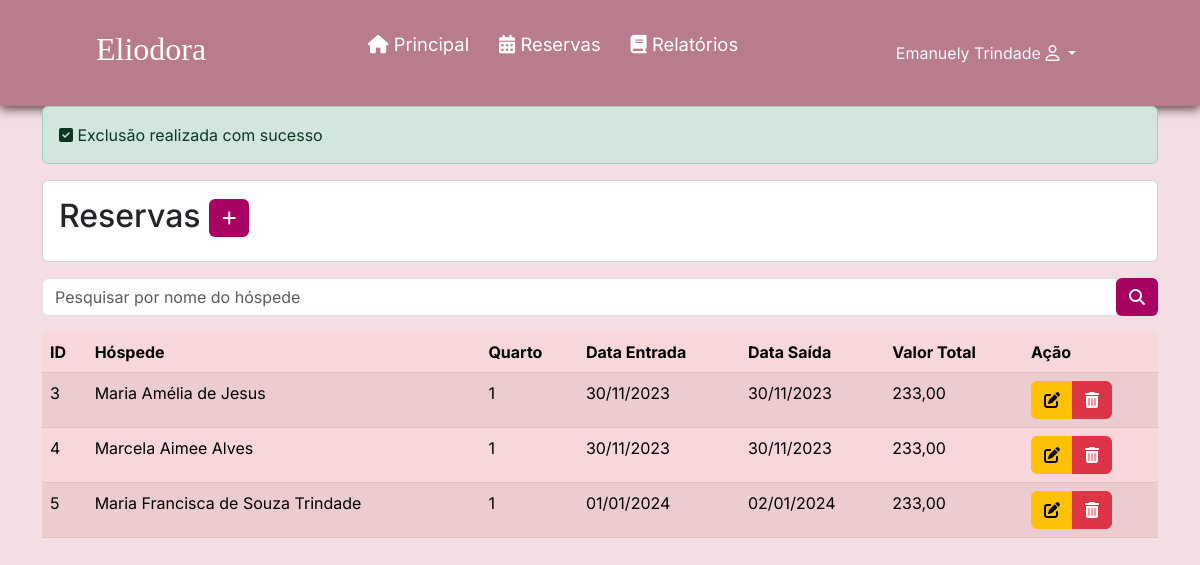
Screenshot of /listarReserva.php?id=3 (signed in) with the database file from the repository.
### tables this page shows
CREATE TABLE `reserva` (
  `id` int(11) NOT NULL,
  `status` int(11) NOT NULL DEFAULT 1,
  `dataEntrada` date NOT NULL,
  `dataSaida` date NOT NULL,
  `valorTotalReserva` double(11,2) NOT NULL,
  `quantHospede` int(1) NOT NULL,
  `observacao` varchar(200) NOT NULL,
  `formaPagamento` varchar(45) NOT NULL,
  `id_hospede` int(11) DEFAULT NULL,
  `id_quarto` int(11) DEFAULT NULL,
  `id_funcionario` int(11) DEFAULT NULL,
  `datacadastro` datetime NOT NULL DEFAULT current_timestamp()
);

CREATE TABLE `hospede` (
  `id` int(11) NOT NULL,
  `nome` varchar(100) NOT NULL,
  `cpf` varchar(15) NOT NULL,
  `dataNascimento` date NOT NULL,
  `genero` varchar(1) NOT NULL,
  `estado` varchar(100) NOT NULL,
  `cidade` varchar(100) NOT NULL,
  `bairro` varchar(100) NOT NULL,
  `endereco` varchar(100) NOT NULL,
  `numeroEndereco` int(11) NOT NULL,
  `cep` varchar(15) NOT NULL,
  `email` varchar(45) NOT NULL,
  `telefone` varchar(20) NOT NULL,
  `contatoEmergencia` varchar(20) NOT NULL
);

CREATE TABLE `quarto` (
  `id` int(11) NOT NULL,
  `status` varchar(3) NOT NULL,
  `numero` int(11) NOT NULL,
  `tipo` varchar(8) NOT NULL,
  `capacidade` int(45) NOT NULL,
  `valorDiaria` double(11,2) NOT NULL
);

### listarReserva.php (the view, shortened to what this page needs)
<?php
require_once("verificaAutenticacao.php");
require_once("conexao.php");
if (isset($_GET['id'])) {
  $sql = "delete from reserva where id = " . $_GET['id'];
  mysqli_query($conexao, $sql);
  $mensagem = "Exclusão realizada com sucesso";
}
$V_WHERE = " ";
$sql = "select reserva.*, hospede.nome as hospede_nome, quarto.numero as quarto_numero
 from reserva
 left join hospede on hospede.id = reserva.id_hospede
 left join quarto on quarto.id = reserva.id_quarto
 WHERE 1 = 1 " . $V_WHERE;
$resultado = mysqli_query($conexao, $sql);
?>
<?php require_once("cabecalho.php"); ?>
<div class="container">
  <?php if (isset($mensagem)) { ?>
    <div class="alert alert-success" role="alert">
      <i class="fa-solid fa-square-check"></i>
      <?= $mensagem ?>
    </div>
  <?php } ?>
  <div class="card mt-3 mb-3">
    <div class="card-body">
      <h2 class="card-title">Reservas
        <a href="cadastrarReserva.php" class="btn btn-sn" style="background-color: #a70162; color: #fff;"><i
            class="fa-solid fa-plus"></i>
        </a>
      </h2>
    </div>
  </div>
  <form method="post">
    <div class="input-group mb-3">
      <input type="text" name="hospede_nome" id="id_hospede" class="form-control"
        placeholder="Pesquisar por nome do hóspede" aria-label="Recipient's username" aria-describedby="basic-addon2">
      <div class="input-group-append">
        <button name="pesquisar" class="btn" style="background-color: #a70162; color: #fff;" type="submit"><i
            class="fa-solid fa-magnifying-glass"></i> </button>
  </form>
</div>
<div class="table-responsive">
  <table class="table table-danger table-striped">
    <thead>
      <tr>
        <th scope="col">ID</th>
        <th scope="col">Hóspede</th>
        <th scope="col">Quarto</th>
        <th scope="col">Data Entrada</th>
        <th scope="col">Data Saída</th>
        <th scope="col">Valor Total</th>
        <th scope="col">Ação</th>
      </tr>
    </thead>
    <tbody>
      <?php while ($linha = mysqli_fetch_array($resultado)) { ?>
        <tr>
          <td>
            <?= $linha['id'] ?>
          <td>
            <?= $linha['hospede_nome'] ?>
          </td>
          <td>
            <?= $linha['quarto_numero'] ?>
          </td>
          <td>
            <?= date('d/m/Y', strtotime($linha['dataEntrada'])) ?>
          </td>
          <td>
            <?php
            if (isset($linha['dataSaida'])) {
              echo date('d/m/Y', strtotime($linha['dataSaida']));
            }
            ?>
          </td>
          <td>
            <?= number_format($linha['valorTotalReserva'], 2, ',', '.') ?>
          </td>
          <td>
            <div class="btn-group">
              <a href="alterarReserva.php?id=<?= $linha['id'] ?>" class="btn btn-warning">
                <i class="fa-solid fa-pen-to-square"></i>
              </a>
              <a href="listarReserva.php?id=<?= $linha['id'] ?>" class="btn btn-danger"
                onclick="return confirm('Confirma exclusão')">
                <i class="fa-solid fa-trash-can"></i>
              </a>
            </div>
          </td>
        </tr>
      <?php } ?>
    </tbody>
  </table>
</div>
</body>
</html>

### css/style.css (style rules this page uses)
* { padding: 0; margin: 0; font-family: 'Inter', sans-serif; }
body { background-color: #f4dde3; }

### rows the page displays
reserva: id "3", id_hospede.nome "Maria Amélia de Jesus", id_quarto.numero "1", dataEntrada "30/11/2023", dataSaida "30/11/2023", valorTotalReserva "233,00"
reserva: id "4", id_hospede.nome "Marcela Aimee Alves", id_quarto.numero "1", dataEntrada "30/11/2023", dataSaida "30/11/2023", valorTotalReserva "233,00"
reserva: id "5", id_hospede.nome "Maria Francisca de Souza Trindade", id_quarto.numero "1", dataEntrada "01/01/2024", dataSaida "02/01/2024", valorTotalReserva "233,00"

### other values shown
$_SESSION['nome'] "Emanuely Trindade"
$mensagem "Exclusão realizada com sucesso"
